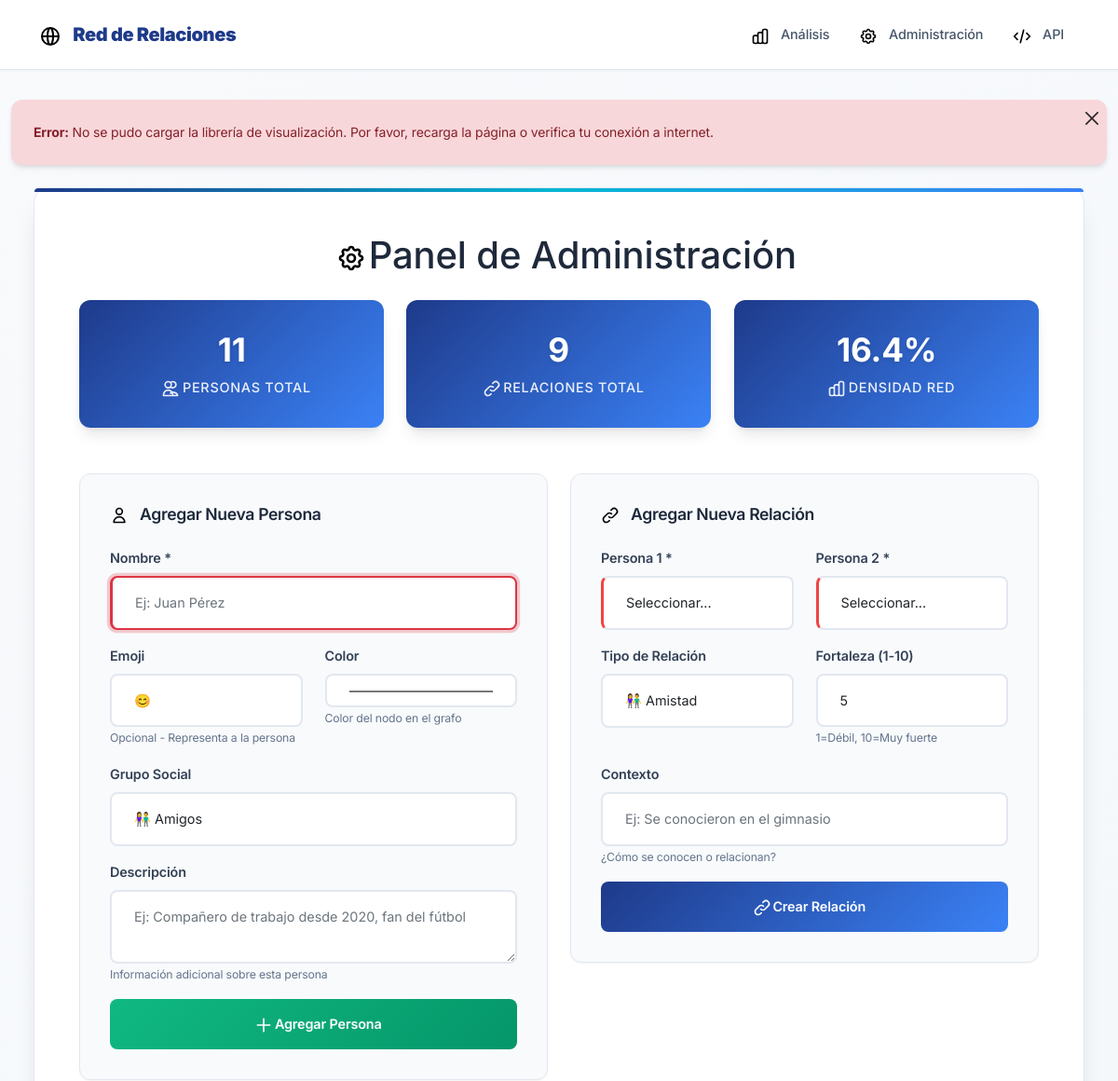
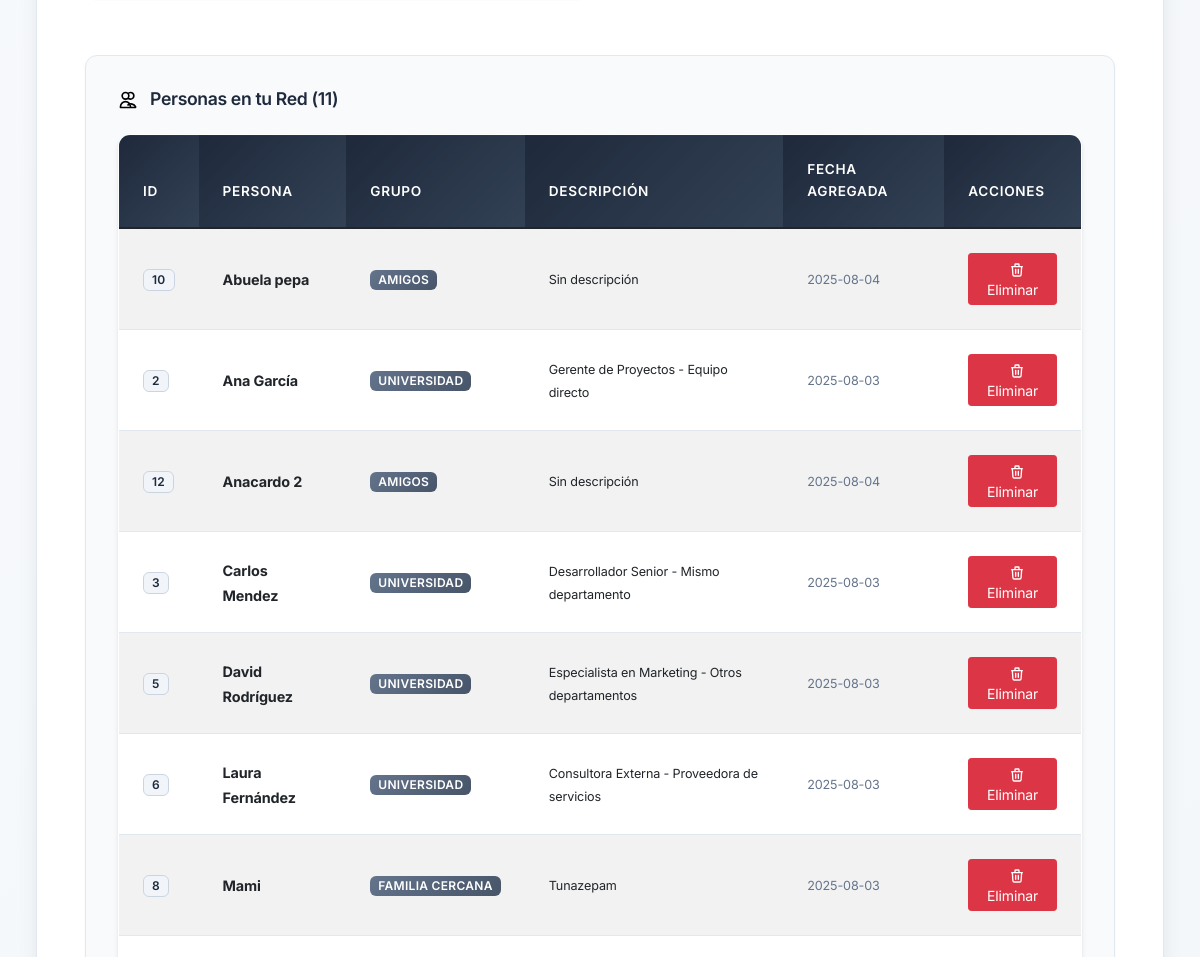
/admin (upper part), run on an earlier commit of the app's database (2 pictures, top to bottom).
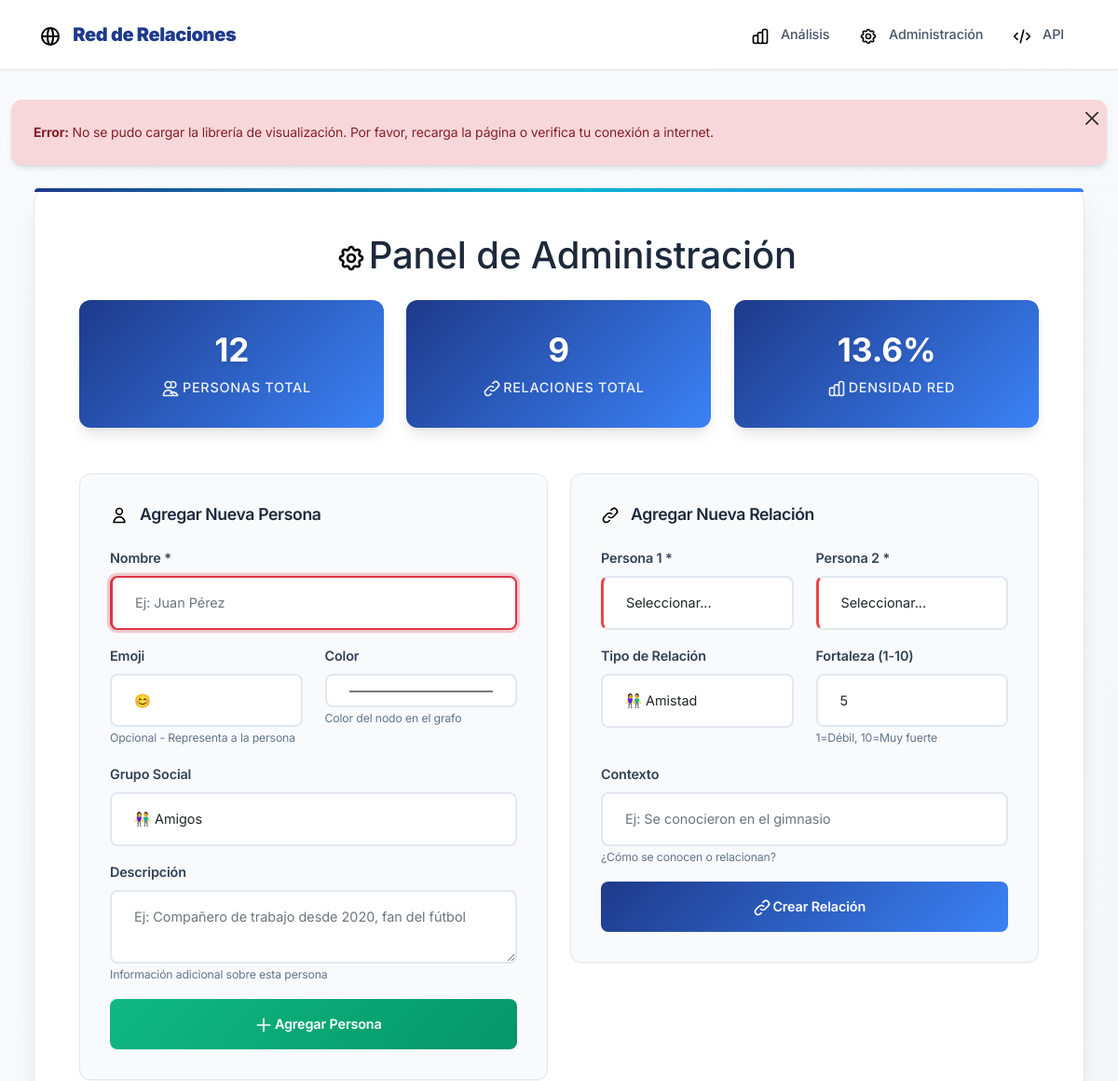
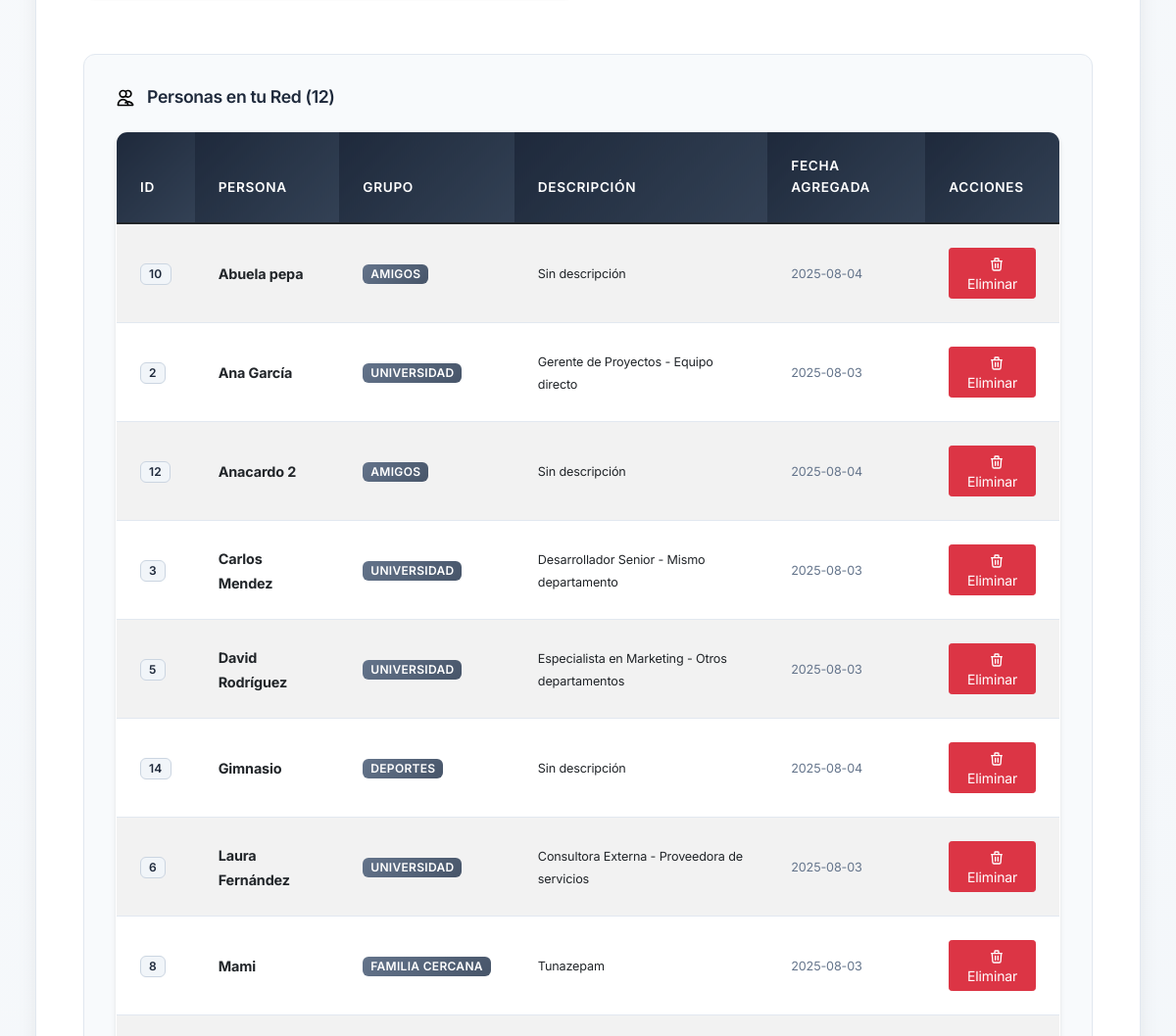
And on a later commit of the database (2 pictures, top to bottom).
### tables this page shows
CREATE TABLE personas (
            id INTEGER PRIMARY KEY AUTOINCREMENT,
            nombre TEXT NOT NULL UNIQUE,
            icono TEXT DEFAULT 'user',
            grupo TEXT DEFAULT 'contactos',
            color TEXT DEFAULT '#3b82f6',
            descripcion TEXT,
            fecha_creacion TIMESTAMP DEFAULT CURRENT_TIMESTAMP
        );

### mi_red_social/app.py (the view)
@app.route('/admin')
def admin():
    conn = get_db_connection()
    personas = conn.execute('SELECT * FROM personas ORDER BY nombre').fetchall()
    relaciones = conn.execute('''
        SELECT r.*, p1.nombre as persona1_nombre, p2.nombre as persona2_nombre
        FROM relaciones r
        JOIN personas p1 ON r.persona1_id = p1.id
        JOIN personas p2 ON r.persona2_id = p2.id
        ORDER BY r.fecha_creacion DESC
    ''').fetchall()
    conn.close()
    return render_template('admin.html', personas=personas, relaciones=relaciones)

### mi_red_social/app.py (called while the page is built)
def get_db_connection():
    conn = sqlite3.connect(DATABASE)
    conn.row_factory = sqlite3.Row
    return conn

### mi_red_social/templates/admin.html (shortened to what this page needs)
{% extends "base.html" %}
{% block content %}
<div class="main-container">
    <h1 class="text-center mb-4">
        <i class="icon icon-settings icon-xl"></i>
        Panel de Administración
    </h1>
    <div class="row mb-4">
        <div class="col-md-4">
            <div class="stats-card">
                <h3>{{ personas|length }}</h3>
                <p class="mb-0">
                    <i class="icon icon-users icon-white"></i>
                    Personas Total
                </p>
            </div>
        </div>
        <div class="col-md-4">
            <div class="stats-card">
                <h3>{{ relaciones|length }}</h3>
                <p class="mb-0">
                    <i class="icon icon-connections icon-white"></i>
                    Relaciones Total
                </p>
            </div>
        </div>
        <div class="col-md-4">
            <div class="stats-card">
                <h3>{{ ((relaciones|length / ((personas|length * (personas|length - 1)) / 2)) * 100)|round(1) if personas|length > 1 else 0 }}%</h3>
                <p class="mb-0">
                    <i class="icon icon-chart icon-white"></i>
                    Densidad Red
                </p>
            </div>
        </div>
    </div>
    <div class="row">
        <div class="col-md-6">
            <div class="admin-panel">
                <h4>
                    <i class="icon icon-user"></i>
                    Agregar Nueva Persona
                </h4>
                <form method="POST" action="{{ url_for('agregar_persona') }}">
                    <div class="mb-3">
                        <label class="form-label">Nombre *</label>
                        <input type="text" class="form-control" name="nombre" required placeholder="Ej: Juan Pérez">
                    </div>
                    <div class="row">
                        <div class="col-md-6">
                            <label class="form-label">Emoji</label>
                            <input type="text" class="form-control" name="emoji" placeholder="😊" maxlength="2">
                            <small class="text-muted">Opcional - Representa a la persona</small>
                        </div>
                        <div class="col-md-6">
                            <label class="form-label">Color</label>
                            <input type="color" class="form-control" name="color" value="#4ecdc4">
                            <small class="text-muted">Color del nodo en el grafo</small>
                        </div>
                    </div>
                    <div class="mb-3 mt-3">
                        <label class="form-label">Grupo Social</label>
                        <select class="form-control" name="grupo">
                            <option value="amigos">👫 Amigos</option>
                        </select>
                    </div>
                    <div class="mb-3">
                        <label class="form-label">Descripción</label>
                        <textarea class="form-control" name="descripcion" rows="2" placeholder="Ej: Compañero de trabajo desde 2020, fan del fútbol"></textarea>
                        <small class="text-muted">Información adicional sobre esta persona</small>
                    </div>
                    <button type="submit" class="btn btn-success btn-custom w-100">
                        <i class="icon icon-plus icon-white"></i>
                        Agregar Persona
                    </button>
                </form>
            </div>
        </div>
        <div class="col-md-6">
            <div class="admin-panel">
                <h4>
                    <i class="icon icon-link"></i>
                    Agregar Nueva Relación
                </h4>
                <form method="POST" action="{{ url_for('agregar_relacion') }}">
                    <div class="row">
                        <div class="col-md-6">
                            <label class="form-label">Persona 1 *</label>
                            <select class="form-control" name="persona1_id" required>
                                <option value="">Seleccionar...</option>
                            </select>
                        </div>
                        <div class="col-md-6">
                            <label class="form-label">Persona 2 *</label>
                            <select class="form-control" name="persona2_id" required>
                                <option value="">Seleccionar...</option>
                            </select>
                        </div>
                    </div>
                    <div class="row mt-3">
                        <div class="col-md-6">
                            <label class="form-label">Tipo de Relación</label>
                            <select class="form-control" name="tipo">
                                <option value="amistad">👫 Amistad</option>
                            </select>
                        </div>
                        <div class="col-md-6">
                            <label class="form-label">Fortaleza (1-10)</label>
                            <input type="number" class="form-control" name="fortaleza" min="1" max="10" value="5">
                            <small class="text-muted">1=Débil, 10=Muy fuerte</small>
                        </div>
                    </div>
                    <div class="mb-3 mt-3">
                        <label class="form-label">Contexto</label>
                        <input type="text" class="form-control" name="contexto" placeholder="Ej: Se conocieron en el gimnasio">
                        <small class="text-muted">¿Cómo se conocen o relacionan?</small>
                    </div>
                    <button type="submit" class="btn btn-primary btn-custom w-100">
                        <i class="icon icon-link icon-white"></i>
                        Crear Relación
                    </button>
                </form>
            </div>
        </div>
    </div>
    <div class="row mt-4">
        <div class="col-12">
            <div class="admin-panel">
                <h4>
                    <i class="icon icon-users"></i>
                    Personas en tu Red ({{ personas|length }})
                </h4>
                <div class="table-responsive">
                    <table class="table table-striped table-hover">
                        <thead class="table-dark">
                            <tr>
                                <th>ID</th>
                                <th>Persona</th>
                                <th>Grupo</th>
                                <th>Descripción</th>
                                <th>Fecha Agregada</th>
                                <th>Acciones</th>
                            </tr>
                        </thead>
                        <tbody>
                            {% for persona in personas %}
                            <tr>
                                <td><span class="badge bg-light text-dark">{{ persona.id }}</span></td>
                                <td>
                                    <strong>{{ persona.nombre }}</strong>
                                </td>
                                <td>
                                    <span class="badge bg-secondary">{{ persona.grupo.replace('_', ' ').title() }}</span>
                                </td>
                                <td>
                                    <small>{{ persona.descripcion or 'Sin descripción' }}</small>
                                </td>
                                <td>
                                    <small class="text-muted">{{ persona.fecha_creacion[:10] if persona.fecha_creacion else 'N/A' }}</small>
                                </td>
                                <td>
                                    {% if persona.nombre != 'Tú' %}
                                    <a href="{{ url_for('eliminar_persona', persona_id=persona.id) }}"
                                       class="btn btn-sm btn-danger"
                                       onclick="return confirm('¿Estás seguro de eliminar a {{ persona.nombre }}? Se eliminarán también todas sus relaciones.')">
                                       <i class="icon icon-trash icon-white icon-sm"></i>
                                       Eliminar
                                    </a>
                                    {% else %}
                                    <span class="badge bg-warning text-dark">
                                        <i class="icon icon-crown icon-sm"></i>
                                        Centro de la Red
                                    </span>
                                    {% endif %}
                                </td>
                            </tr>
                            {% endfor %}
                        </tbody>
                    </table>
                </div>
            </div>
        </div>
    </div>
</div>
{% endblock %}

### mi_red_social/templates/base.html (shortened to what this page needs)
<!DOCTYPE html>
<html lang="es">
<head>
    <link href="https://cdn.jsdelivr.net/npm/bootstrap@5.1.3/dist/css/bootstrap.min.css" rel="stylesheet">
    <link rel="stylesheet" type="text/css" href="https://unpkg.com/vis-network/standalone/umd/vis-network.min.css" />
    <link rel="stylesheet" type="text/css" href="{{ url_for('static', filename='css/base.css') }}">
    <link rel="stylesheet" type="text/css" href="{{ url_for('static', filename='css/index.css') }}">
    <link rel="stylesheet" type="text/css" href="{{ url_for('static', filename='css/group-controls.css') }}">
    <link rel="stylesheet" type="text/css" href="{{ url_for('static', filename='css/accessibility.css') }}">
    <link rel="stylesheet" type="text/css" href="{{ url_for('static', filename='css/bubble-contaiment-fix.css') }}">
</head>
<body>
    <nav class="navbar navbar-expand-lg navbar-light navbar-custom" role="navigation" aria-label="Navegación principal">
        <div class="container">
            <a class="navbar-brand" href="{{ url_for('index') }}" aria-label="Ir a la página principal">
                <i class="icon icon-network icon-lg" aria-hidden="true"></i>
                <strong>Red de Relaciones</strong>
            </a>
            <div class="navbar-nav ms-auto">
                <a class="nav-link" href="{{ url_for('index') }}" aria-label="Ir al análisis de red">
                    <i class="icon icon-chart" aria-hidden="true"></i>
                    Análisis
                </a>
                <a class="nav-link" href="{{ url_for('admin') }}" aria-label="Ir a la administración">
                    <i class="icon icon-settings" aria-hidden="true"></i>
                    Administración
                </a>
                <a class="nav-link" href="/api/grafo" target="_blank" aria-label="Abrir API en nueva ventana">
                    <i class="icon icon-code" aria-hidden="true"></i>
                    API
                </a>
            </div>
        </div>
    </nav>
    <div class="container-fluid">
        <main id="main-content" tabindex="-1">
            {% block content %}{% endblock %}
        </main>
    </div>
</body>
</html>

### mi_red_social/static/css/index.css (style rules this page uses)
html, body { overflow-x: hidden !important; max-width: 100vw !important; box-sizing: border-box !important; }
*, *::before, *::after { box-sizing: border-box !important; }
body { width: 100% !important; margin: 0 !important; padding: 0 !important; }

### mi_red_social/static/css/accessibility.css (style rules this page uses)
.icon { aria-hidden: true; }
.text-muted { color: #64748b !important; }
.badge.bg-light { color: #1e293b !important; background-color: #f1f5f9 !important; }
.form-control:required { border-left: 3px solid #ef4444; }
.table th { font-weight: 600; }
.table-responsive { overflow-x: auto; -webkit-overflow-scrolling: touch; }

What changed in the data, as far as the page shows it:
added personas: id "14", nombre "Gimnasio", grupo.replace "DEPORTES", descripcion "Sin descripción", fecha_creacion "2025-08-04"
Also different on the page:
{{ personas|length }}: "11" → "12"
text no longer shown: "16.4"
text now shown: "13.6"
